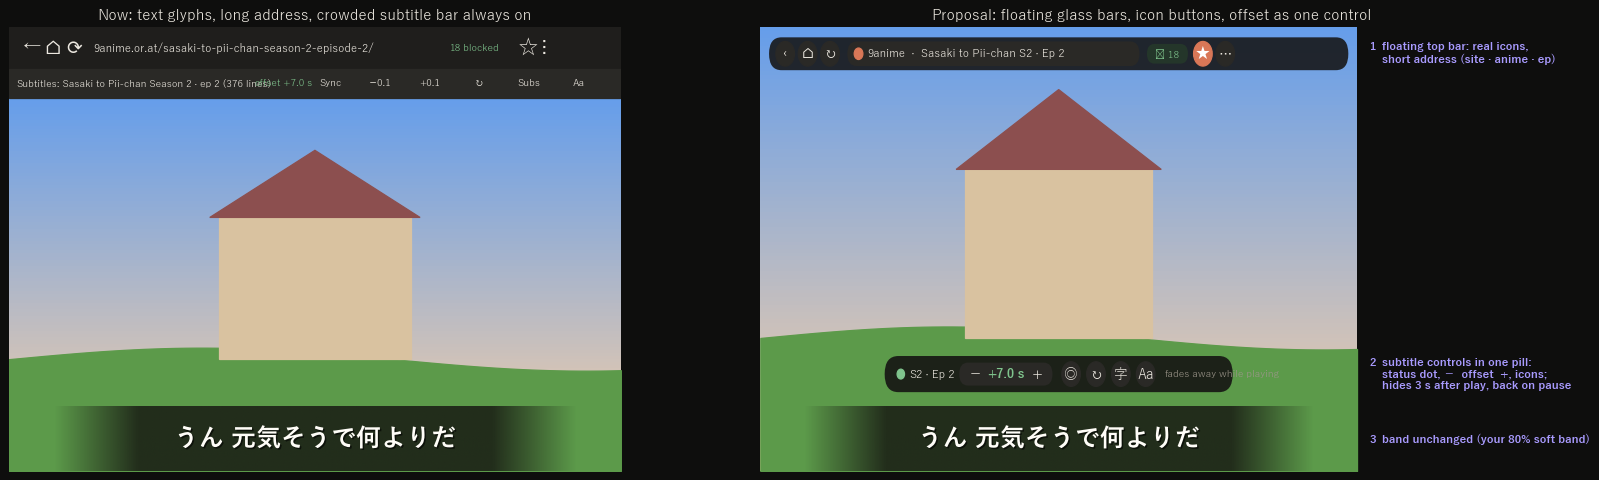

Python code for this plot:
import sys
import numpy as np
import matplotlib
matplotlib.use("Agg")
import matplotlib.pyplot as plt
import matplotlib.patheffects as path_effects
from matplotlib.patches import FancyBboxPatch, Circle, Polygon

plt.rcParams["font.family"] = ["Yu Gothic", "Meiryo", "DejaVu Sans"]
plt.rcParams["font.serif"] = ["Yu Mincho", "MS Mincho", "DejaVu Serif"]

BACKGROUND = "#1F1E1C"
CARD = "#2A2926"
BORDER = "#3A3833"
INK = "#ECE8E0"
MUTED = "#9C968A"
ACCENT = "#D97757"
GOOD = "#7FC48D"
CALLOUT = "#A99BFF"
SCREEN_WIDTH = 960
SCREEN_HEIGHT = 540


def rounded(ax, x, y, w, h, face, edge="none", radius=8, alpha=1.0, lw=1.2):
    ax.add_patch(FancyBboxPatch((x, y), w, h, boxstyle=f"round,pad=0,rounding_size={radius}",
                                facecolor=face, edgecolor=edge, linewidth=lw, alpha=alpha))


def label(ax, x, y, text, size=10, color=INK, weight="normal", ha="left", family=None):
    ax.text(x, y, text, fontsize=size, color=color, weight=weight, ha=ha, va="center", family=family)


def draw_video(ax, top):
    rows = np.linspace(0, 1, 120)[:, None, None]
    sky = np.array([0.40, 0.62, 0.92]) * rows + np.array([0.98, 0.82, 0.65]) * (1 - rows)
    ax.imshow(np.repeat(sky, 4, axis=1), extent=(0, SCREEN_WIDTH, 0, top), origin="lower", aspect="auto", zorder=0)
    hill_x = np.linspace(0, SCREEN_WIDTH, 60)
    ax.fill_between(hill_x, 0, top * 0.30 + 14 * np.sin(np.linspace(0, 5, 60)), color="#5C9A4A", zorder=1)
    ax.add_patch(plt.Rectangle((330, top * 0.30), 300, top * 0.38, color="#D9C2A0", zorder=1))
    ax.add_patch(Polygon([(315, top * 0.68), (480, top * 0.86), (645, top * 0.68)], color="#8C4F4F", zorder=1))


def draw_band(ax, text):
    band = np.zeros((1, 300, 4))
    columns = np.linspace(0, 1, 300)
    band[..., :3] = np.array([0x14, 0x12, 0x10]) / 255
    band[0, :, 3] = np.clip(np.minimum(columns, 1 - columns) / 0.16, 0, 1) * 0.8
    ax.imshow(band, extent=(70, SCREEN_WIDTH - 70, 0, 78), aspect="auto", zorder=3)
    ax.text(SCREEN_WIDTH / 2, 39, text, color="#FFFDF8", fontsize=20, weight="bold", ha="center", va="center", zorder=4,
            path_effects=[path_effects.withSimplePatchShadow(offset=(1.2, -1.2), shadow_rgbFace="black", alpha=0.6)])


def draw_before(ax):
    ax.set_xlim(0, SCREEN_WIDTH)
    ax.set_ylim(0, SCREEN_HEIGHT)
    ax.axis("off")
    draw_video(ax, SCREEN_HEIGHT - 86)
    ax.add_patch(plt.Rectangle((0, SCREEN_HEIGHT - 50), SCREEN_WIDTH, 50, color=BACKGROUND, zorder=5))
    for x, glyph in [(22, "←"), (56, "⌂"), (90, "⟳")]:
        label(ax, x, SCREEN_HEIGHT - 25, glyph, 15)
    rounded(ax, 115, SCREEN_HEIGHT - 41, 560, 32, CARD, BORDER, radius=16)
    label(ax, 132, SCREEN_HEIGHT - 25, "9anime.or.at/sasaki-to-pii-chan-season-2-episode-2/", 9)
    rounded(ax, 690, SCREEN_HEIGHT - 37, 82, 24, "#24362A", radius=12)
    label(ax, 731, SCREEN_HEIGHT - 25, "18 blocked", 8, GOOD, ha="center")
    label(ax, 800, SCREEN_HEIGHT - 25, "☆", 15)
    label(ax, 835, SCREEN_HEIGHT - 25, "⋮", 15)
    ax.add_patch(plt.Rectangle((0, SCREEN_HEIGHT - 86), SCREEN_WIDTH, 36, color=CARD, zorder=5))
    label(ax, 12, SCREEN_HEIGHT - 68, "Subtitles: Sasaki to Pii-chan Season 2 · ep 2 (376 lines)", 8)
    label(ax, 385, SCREEN_HEIGHT - 68, "offset +7.0 s", 8, GOOD)
    for index, text in enumerate(["Sync", "−0.1", "+0.1", "↻", "Subs", "Aa"]):
        rounded(ax, 470 + index * 78, SCREEN_HEIGHT - 80, 68, 24, BACKGROUND, BORDER, radius=12)
        label(ax, 504 + index * 78, SCREEN_HEIGHT - 68, text, 8, ha="center")
    for artist in ax.texts:
        artist.set_zorder(6)
    draw_band(ax, "うん 元気そうで何よりだ")
    ax.set_title("Now: text glyphs, long address, crowded subtitle bar always on", color=INK, fontsize=12)


def icon_button(ax, x, y, glyph, active=False):
    ax.add_patch(Circle((x, y), 15, color=ACCENT if active else CARD, zorder=6))
    label(ax, x, y, glyph, 11, "white" if active else INK, ha="center")


def draw_after(ax):
    ax.set_xlim(0, SCREEN_WIDTH)
    ax.set_ylim(0, SCREEN_HEIGHT)
    ax.axis("off")
    draw_video(ax, SCREEN_HEIGHT)
    rounded(ax, 14, SCREEN_HEIGHT - 52, SCREEN_WIDTH - 28, 40, "#151413", radius=20, alpha=0.88)
    for x, glyph in [(40, "‹"), (76, "⌂"), (112, "↻")]:
        icon_button(ax, x, SCREEN_HEIGHT - 32, glyph)
    rounded(ax, 140, SCREEN_HEIGHT - 47, 470, 30, CARD, radius=15)
    ax.add_patch(Circle((158, SCREEN_HEIGHT - 32), 7, color=ACCENT, zorder=6))
    label(ax, 172, SCREEN_HEIGHT - 32, "9anime  ·  Sasaki to Pii-chan S2 · Ep 2", 9)
    rounded(ax, 622, SCREEN_HEIGHT - 44, 66, 24, "#24362A", radius=12)
    label(ax, 655, SCREEN_HEIGHT - 32, "⛨ 18", 8, GOOD, ha="center")
    icon_button(ax, 712, SCREEN_HEIGHT - 32, "★", active=True)
    icon_button(ax, 748, SCREEN_HEIGHT - 32, "⋯")

    rounded(ax, 200, 96, 560, 44, "#151413", radius=22, alpha=0.9)
    ax.add_patch(Circle((226, 118), 6, color=GOOD, zorder=6))
    label(ax, 240, 118, "S2 · Ep 2", 9)
    rounded(ax, 320, 104, 150, 28, CARD, radius=14)
    label(ax, 345, 118, "−", 12, ha="center")
    label(ax, 395, 118, "+7.0 s", 10, GOOD, "bold", ha="center")
    label(ax, 445, 118, "+", 12, ha="center")
    for x, glyph in [(500, "◎"), (540, "↻"), (580, "字"), (620, "Aa")]:
        icon_button(ax, x, 118, glyph)
    label(ax, 650, 118, "fades away while playing", 8, MUTED)
    for artist in ax.texts:
        artist.set_zorder(7)
    draw_band(ax, "うん 元気そうで何よりだ")
    ax.set_title("Proposal: floating glass bars, icon buttons, offset as one control", color=INK, fontsize=12)


def add_callouts(ax):
    notes = [
        (SCREEN_HEIGHT - 32, "1  floating top bar: real icons,\n    short address (site · anime · ep)"),
        (118, "2  subtitle controls in one pill:\n    status dot, −  offset  +, icons;\n    hides 3 s after play, back on pause"),
        (39, "3  band unchanged (your 80% soft band)"),
    ]
    for y, text in notes:
        ax.text(SCREEN_WIDTH + 20, y, text, color=CALLOUT, fontsize=9, weight="bold", va="center")


def main(output_path):
    figure, axes = plt.subplots(1, 2, figsize=(22, 6.4), gridspec_kw={"width_ratios": [1, 1.28]})
    figure.patch.set_facecolor("#0E0E0D")
    draw_before(axes[0])
    draw_after(axes[1])
    axes[1].set_xlim(0, SCREEN_WIDTH + 300)
    add_callouts(axes[1])
    figure.savefig(output_path, dpi=90, bbox_inches="tight", facecolor=figure.get_facecolor())


main(sys.argv[1])
